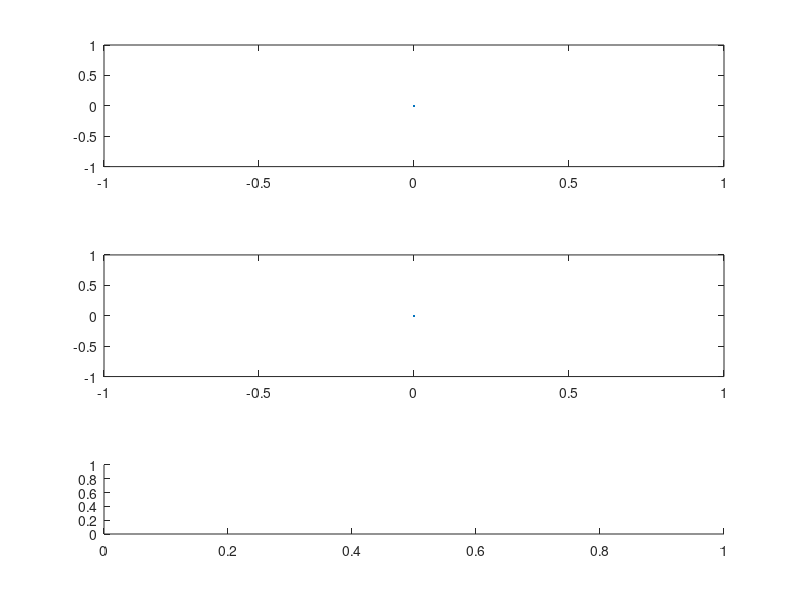

Here is the MATLAB script that generated this plot: (Note: this script raises an error after producing the figure.)
function testManipulate
    % This is a basic demonstration of how "manipulate" works.
    % This example demonstrates:
    %  (1) illustrates how to pass arguments to the manipulate function.
    %  (2) demonstrates how to use string-lists, and scalar variables
    %  (3) shows how to use context-dependent variables
    %  (3) how to define plot/axes handles first, which the updateFunction
    %       (here, "updatePlot") uses.
    
    close all;
    x = [-3:.1:3];
    
    % First define all the variables and figure handles.
    figure(1);
    hAx(1) = subplot(10,1,1:3); 
    hMain = plot(0,0);  % make an empty plot so we can get a handle to the plot (which we can update later).
    hMainTitle = title(' ');
    
    hAx(2) = subplot(10,1,5:7); 
    hDeriv = plot(0,0);  
    hDerivTitle = title(' ');

    hAx(3) = subplot(10,1,9:10);    
    hText = text(.5, .5, ' ', 'horiz', 'center', 'vert', 'middle');    
    axis([0 1 0 1]);
        
%     hLine(1) = line([-3 3], [0 0], 'Color', 'k', 'LineStyle', ':');
%     line([0 0],  [-100 100], 'Color', 'k', 'LineStyle', ':');
    
    function updatePlot(polyType, a, b, c, d, showTicks, color )
        switch polyType
            case 'Linear',    
                y = a * x + b;
                y_deriv = a * ones(size(x));
                str = sprintf('y = %.2f x + %.2f', a, b);
            case 'Quadratic', 
                y = a * x.^2 + b*x + c;
                y_deriv = 2*a * x + b;
                str = sprintf('y = %.2f x^2 + %.2f x + %.2f', a, b, c);
            case 'Cubic',     
                y = a * x.^3 + b*x.^2 + c * x + d;
                y_deriv = 3*a*x.^2 + 2*b*x + c;
                str = sprintf('y = %.2f x^3 + %.2f x^2 + %.2f x + %.2f', a, b, c, d);
        end            
        if ~showTicks
            set(hAx, 'xtick', [], 'ytick', [])            
        else
            set(hAx, 'xtickmode', 'auto', 'ytickmode', 'auto')            
        end
        
        set(hMain, 'xdata', x, 'ydata', y, 'color', color(1));
        set(hMainTitle, 'String', [polyType ' function']);
        set(hDeriv, 'xdata', x, 'ydata', y_deriv, 'color', color(1));        
        set(hDerivTitle, 'String', ['Derivative of ' polyType ' function']);    
        set(hText, 'String', str, 'color', color(1));
    end
    

    polyTypes = {'Linear', 'Quadratic', 'Cubic'};
    polyTypeVars = { {'a', 'b'}, {'a', 'b', 'c'}, {'a', 'b', 'c', 'd'}};
    colorOptions = {'blue', 'green', 'red', 'magenta'};

    args = { {'polyType', polyTypes, polyTypes{1}, polyTypeVars}, ...
             {'a', [-5:.1:5], 1}, {'b', [-5:.1:5], 1}, {'c', [-5:.1:5], 1}, {'d', [-5 :.1: 5]}, ...
             {'showTicks', [true, false]}, ...
             {'color', colorOptions} };
    
    manipulate(@updatePlot, args, 'FigId', 2);

end